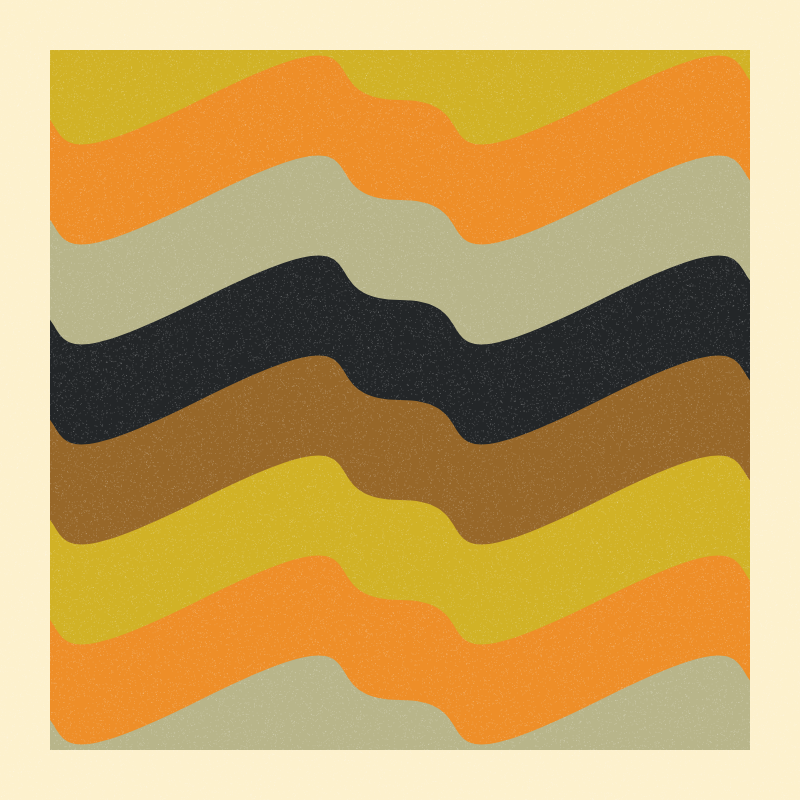
Frame 1 (no input)
Frame 2 (the mouse pressed at the canvas centre, redrawn once): identical to frame 1, image omitted

The p5.js sketch that drew this single still picture (run headless with seeded random() and noise() and a simulated clock; the mouse was pressed at the canvas centre and the sketch redrawn once):

// p5.js sketch
// ── sketch.js
/*
 * PROJECT: 'Analog Strata'
 * AUTHOR: Edward N
 * DATE: 24 December 2025
 * DESCRIPTION: 
 * A generative art piece which uses nested loops and bezier curves to 
 * create a retro, 70s-inspired 'shoreline' aesthetic. Features a 
 * custom grain graphic for an 'analog' texture and a cream frame for visual balance;
 */

let colourPallete = ['#B8B58A', '#232628', '#976729', '#D1B226', '#EE8E28'];
let noiseLayer;

function setup() {
  createCanvas(800, 800);
  
  let percent = 0.1;
  noiseLayer = createGraphics(width, height);
  noiseLayer.stroke(255, 50);
  for (let i = 0; i < width * height * percent; i++) {
    noiseLayer.point(random(width), random(height));
  }
  
  noLoop();
}

function draw() {
  background(41);
  noStroke();
  
  let ct = 0;
  
  for (let j = -200; j <= height; j+= 100) {
    ct = (ct + 1) % colourPallete.length;
    fill(colourPallete[ct]);
    
    for (let i = 0; i <= width; i += 400) {
      push();
      translate(i, j);
      beginShape();
      vertex(0, 0);
      bezierVertex(-100, 0, 0, -100, -200, 0);
      vertex(-200, 200);
      bezierVertex(-100, 100, -100, 0, 0, 200);
      endShape(CLOSE);
      pop();
      
      push();
      translate(i, j);
      beginShape();
      vertex(0, 0);
      bezierVertex(100, 0, 0, 100, 200, 0);
      vertex(200, 200);
      bezierVertex(100, 100, 100, 300, 0, 200);
      endShape(CLOSE);
      pop();
    }
  }
  
  // Frame
  
  fill("#FDF1CD");
  let margin = 50;
  
  noStroke();
  rect(0, 0, width, margin);
  rect(width - margin, 0, margin, height);
  rect(0, height - margin, width, margin);
  rect(0, 0, margin, height);
  
  image(noiseLayer, 0, 0);
  
  console.log("Art generation complete.");
}
